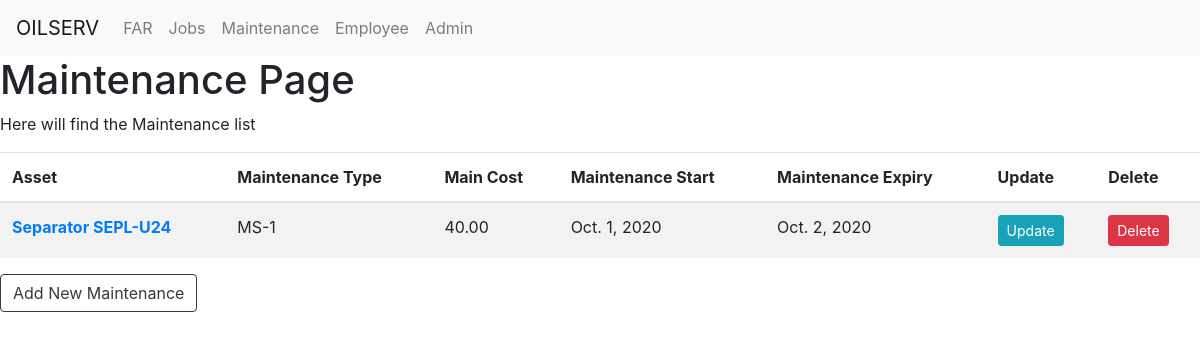
Before: /Maintenance/ with the older database file.
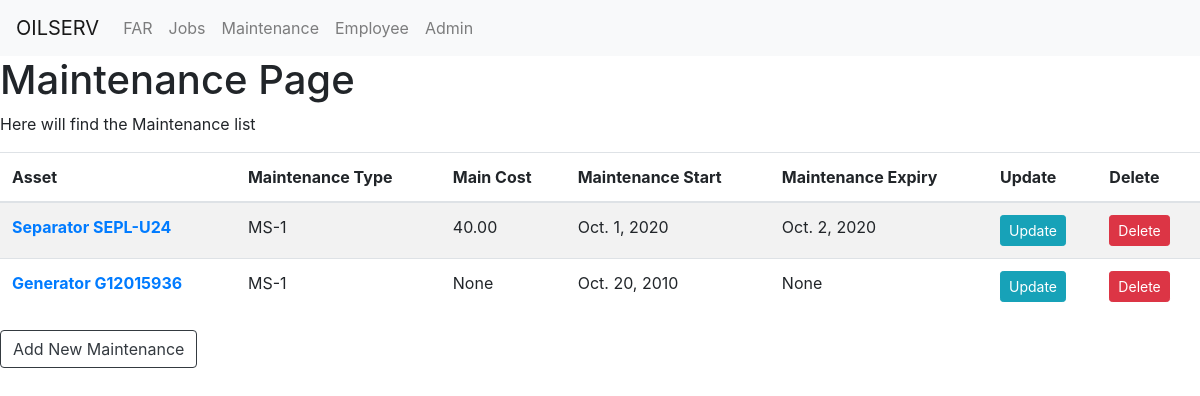
After: the same page with the newer database file.
### Maintenance/models.py (models this page shows, shortened)
class MaintenanceDB(models.Model):
    main_date_start = models.DateField( null=True)
    ms_type= models.CharField(max_length=20, null=True)
    main_date_end = models.DateField(blank=True, null=True)
    main_cost = models.DecimalField(max_digits=5, null=True,decimal_places=2,blank=True)
    expiry_date = models.DateField(blank=True, null=True)
    asset = models.ForeignKey(FAR_DB,on_delete=models.CASCADE)

### FAR/models.py (models this page shows, shortened)
class FAR_DB(models.Model):
    asset_num = models.CharField(max_length=200,unique=True, blank=False)
    serial_num = models.CharField(max_length=200,unique=True,blank=True)
    description = models.CharField(max_length=800, null=True,blank=True)
    BU = models.CharField(max_length=4,null=True,blank=True)
    BL = models.CharField(max_length=4,null=True,blank=True)
    asset_life = models.IntegerField(null=True,blank=True)
    acquisition_cost  = models.DecimalField(max_digits=10, decimal_places=2,null=True,blank=True)
    tot_dep_value  = models.DecimalField(max_digits=10, decimal_places=2,null=True,blank=True)
    nbv  = models.DecimalField(max_digits=10, decimal_places=2,null=True,blank=True)
    acquisition_date  = models.DateField(null=True,blank=True)
    equ_type = models.CharField(max_length=200,null=True,blank=True)
    temp_location = models.CharField(max_length=200, blank=True,null=True)
    def __str__(self):
        return '%s %s'% (self.equ_type ,self.serial_num )
    class Meta:
        ordering = ['equ_type']

### Maintenance/views.py (the view)
# urls.py: path('', views.MaintenanceHomePage.as_view(), name='maintenance'),
class MaintenanceHomePage(ListView):
    template_name = 'Maintenance/maintenance_page.html'
    queryset = MaintenanceDB.objects.all()
    context_object_name = 'main_all'

### Maintenance/templates/Maintenance/maintenance_page.html
{% extends 'base.html' %}
{% block body_block %}
<h1>Maintenance Page</h1>
<p>Here will find the Maintenance list </p>
<table class="table table-striped">
	<thead>
		<tr>
			<th scope="col">Asset</th>
			<th scope="col">Maintenance Type</th>
			<th scope="col">Main Cost</th>
			<th scope="col">Maintenance Start</th>
			<th scope="col">Maintenance Expiry</th>
			<th scope="col">Update</th>
			<th scope="col">Delete</th>
		</tr>
	</thead>
	<tbody>
		{% for fa in main_all  %}
		<tr>
			<th scope="row"> <a href="{% url 'maintenance_detail' pk=fa.pk  %}">{{ fa.asset }}</a></th>
			<td>{{ fa.ms_type  }}</td>
			<td>{{ fa.main_cost  }}</td>
			<td>{{ fa.main_date_start }}</td>
			<td>{{ fa.main_date_end }}</td>
			<td><a href="#" class="btn btn-info btn-sm">Update</a></td>
			<td><a href="#"class="btn btn-danger btn-sm">Delete</a></td>
		</tr>
		{% endfor %}
	</tbody>
</table >
<a class="btn btn-outline-dark" href="{% url 'maintenance_new' %}">Add New Maintenance</a>
{% endblock %}

Changed rows visible on the page:
added MaintenanceDB: asset "Generator G12015936", ms_type "MS-1", main_cost "None", main_date_start "Oct. 20, 2010", main_date_end "None"
